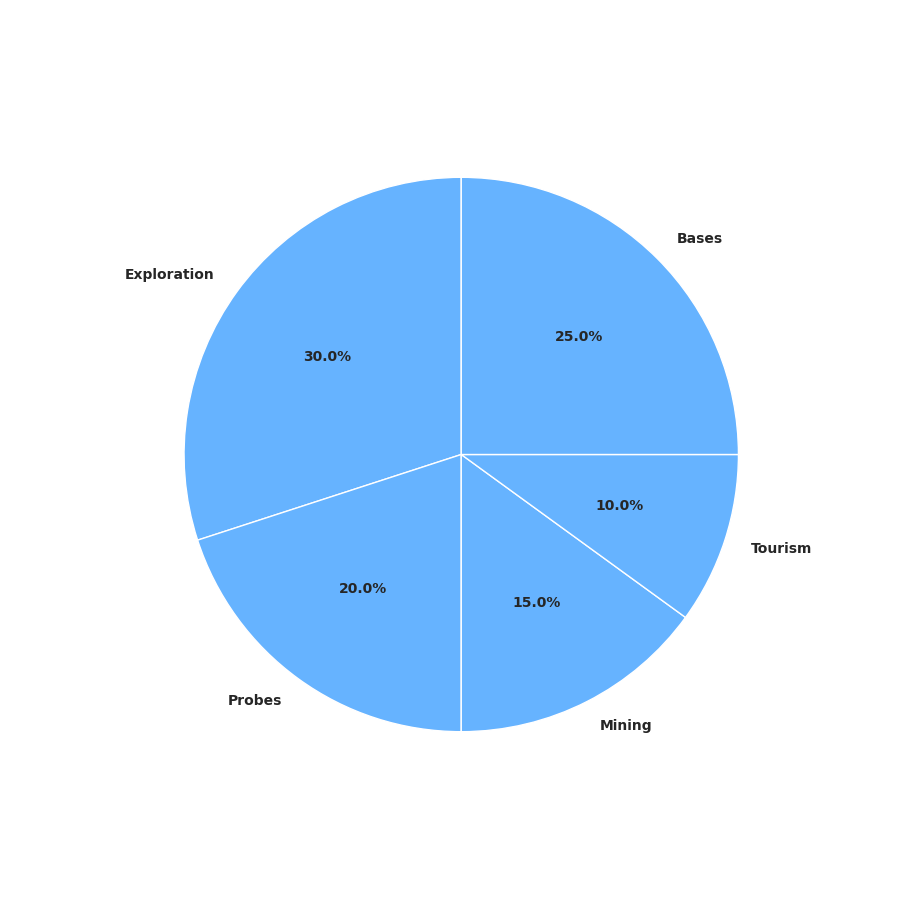

Recreate this plot in Python.
import matplotlib.pyplot as plt

focus_areas = ['Exploration', 'Probes', 'Mining', 'Tourism', 'Bases']
mission_distribution = [30, 20, 15, 10, 25]

fig, ax = plt.subplots(figsize=(9, 9))

single_color = '#66b3ff'

ax.pie(
    mission_distribution, 
    labels=focus_areas, 
    autopct='%1.1f%%', 
    startangle=90,
    colors=[single_color] * len(focus_areas),
    textprops={'fontsize': 10, 'weight': 'bold'}
)

plt.show()
